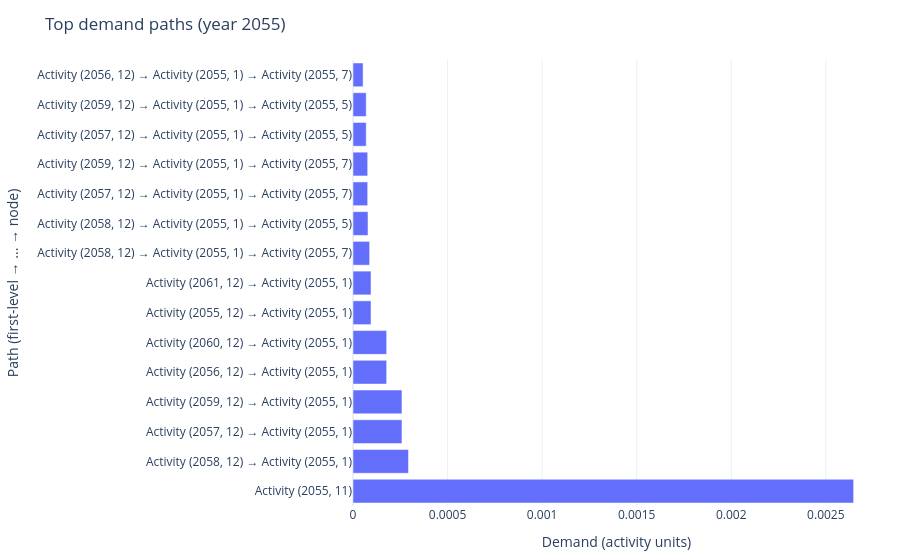

Write notebook code for a chart like this one.
### Code cell
from trails.plotting import plot_top_paths_for_year
plot_top_paths_for_year(
    provenance=provenance,
    trails=trails,
    year=2055,
    top_n=15,
    title="Top demand paths",
    amount_label="Demand (activity units)",
)

### Figure 1 — Plotly figure (JSON) as saved in the notebook; plotly's stock layout.template omitted (floating-point values rounded to 4 significant figures)
{"data": [{"hovertemplate": "<b>%{y}</b><br>Demand (activity units): %{x:.6g}<extra></extra>", "orientation": "h", "type": "bar", "x": [0.002647, 0.0002933, 0.0002589, 0.0002589, 0.0001779, 0.0001779, 9.524e-05, 9.524e-05, 8.8e-05, 7.92e-05, 7.766e-05, 7.766e-05, 6.99e-05, 6.99e-05, 5.338e-05], "y": ["Activity (2055, 11)", "Activity (2058, 12) → Activity (2055, 1)", "Activity (2057, 12) → Activity (2055, 1)", "Activity (2059, 12) → Activity (2055, 1)", "Activity (2056, 12) → Activity (2055, 1)", "Activity (2060, 12) → Activity (2055, 1)", "Activity (2055, 12) → Activity (2055, 1)", "Activity (2061, 12) → Activity (2055, 1)", "Activity (2058, 12) → Activity (2055, 1) → Activity (2055, 7)", "Activity (2058, 12) → Activity (2055, 1) → Activity (2055, 5)", "Activity (2057, 12) → Activity (2055, 1) → Activity (2055, 7)", "Activity (2059, 12) → Activity (2055, 1) → Activity (2055, 7)", "Activity (2057, 12) → Activity (2055, 1) → Activity (2055, 5)", "Activity (2059, 12) → Activity (2055, 1) → Activity (2055, 5)", "Activity (2056, 12) → Activity (2055, 1) → Activity (2055, 7)"]}], "layout": {"margin": {"b": 40, "l": 200, "r": 20, "t": 60}, "title": {"text": "Top demand paths (year 2055)"}, "xaxis": {"title": {"text": "Demand (activity units)"}}, "yaxis": {"title": {"text": "Path (first-level → ... → node)"}}}}
